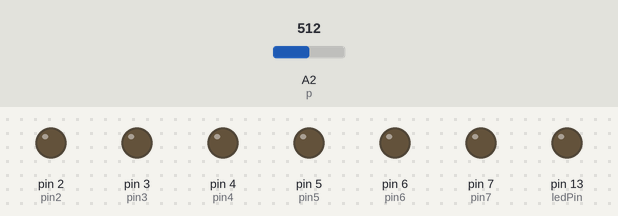
Recording of a sketch running on a simulated Arduino Uno, built with avr-gcc and run on an emulated ATmega328P. Shown: output pins drawn as LEDs (lit = HIGH). The inputs (shaded band) are chosen by the test bench; at power-on: A2 (p) = 512.

Above: at 11.0 s.
11.1 s: A2 (p) set to 0
At 12.6 s:
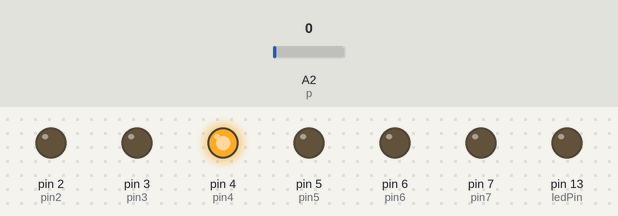
22.0 s: A2 (p) set to 122
At 22.3 s:
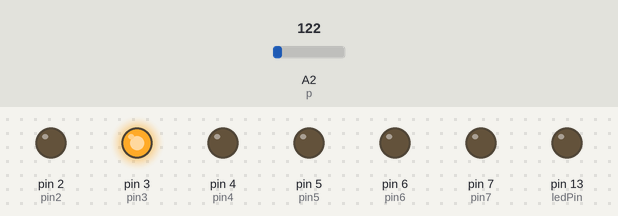
At 22.79 s:
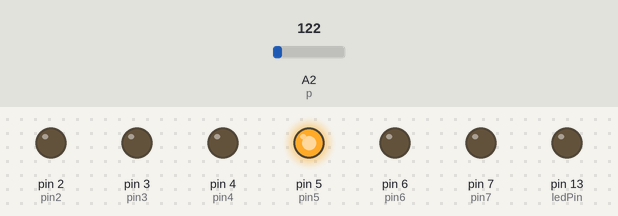
Timing chart, 0 to 38.2 s (numbered marks = the images above; inputs shaded):
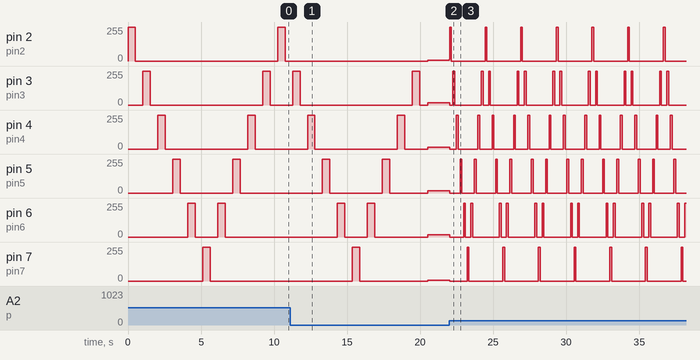

Measured:
- after the input at 22.0 s, pin 2 (pin2): 7/255 → 14/255 at once, then moves between 0/255 and 255/255, repeating every 2.4 s; pin 3 (pin3): 16/255 → 0/255 at once, then repeats every 2.4 s: 255/255 0.12 s, 0/255 1.8 s, 255/255 0.12 s, 0/255 0.37 s
- by itself, pin 2 (pin2): alternates 255/255 for 0.51 s and 0/255 for 9.7 s
- by itself, pin 3 (pin3): alternates 255/255 for 0.51 s and 0/255 for 7.7 s
- by itself, pin 4 (pin4): alternates 255/255 for 0.51 s and 0/255 for 5.6 s
- by itself, pin 5 (pin5): alternates 255/255 for 0.51 s and 0/255 for 3.6 s
- by itself, pin 6 (pin6): alternates 255/255 for 0.51 s and 0/255 for 1.5 s, 4 changes in all, then stays 0/255

The sketch:

Owenpurchase_knightrider_lights_final.ino
```cpp
int pin2 = 2;
int pin3 = 3;
int pin4 = 4;
int pin5 = 5;
int pin6 = 6;
int pin7 = 7;
int timer = 0;
int p = 2;
int num_pins = 6;
int ledPin = 13;
void setup(){
  pinMode(pin2, OUTPUT);
  pinMode(pin3, OUTPUT);
  pinMode(pin4, OUTPUT);
  pinMode(pin5, OUTPUT);
  pinMode(pin6, OUTPUT);
  pinMode(pin7, OUTPUT);
  pinMode(p, OUTPUT);
  int i;
 for (i = 0; i < num_pins; i++);
pinMode(ledPin, OUTPUT);
}

void loop() {
timer = analogRead(p);

   digitalWrite(pin2, HIGH);
   delay(timer);
   digitalWrite(pin2, LOW);
   delay(timer);

   digitalWrite(pin3, HIGH);
   delay(timer);
   digitalWrite(pin3, LOW);
   delay(timer);
   digitalWrite(pin4, HIGH);
   delay(timer);
   digitalWrite(pin4, LOW);
   delay(timer);

   digitalWrite(pin5, HIGH);
   delay(timer);
   digitalWrite(pin5, LOW);
   delay(timer);

   digitalWrite(pin6, HIGH);
   delay(timer);
   digitalWrite(pin6, LOW);
   delay(timer);

   digitalWrite(pin7, HIGH);
   delay(timer);
   digitalWrite(pin7, LOW);
   delay(timer);

   digitalWrite(pin6, HIGH);
   delay(timer);
   digitalWrite(pin6, LOW);
   delay(timer);

   digitalWrite(pin5, HIGH);
   delay(timer);
   digitalWrite(pin5, LOW);
   delay(timer);

   digitalWrite(pin4, HIGH);
   delay(timer);
   digitalWrite(pin4, LOW);
   delay(timer);

   digitalWrite(pin3, HIGH);
   delay(timer);
   digitalWrite(pin3, LOW);
   delay(timer);
}
```
